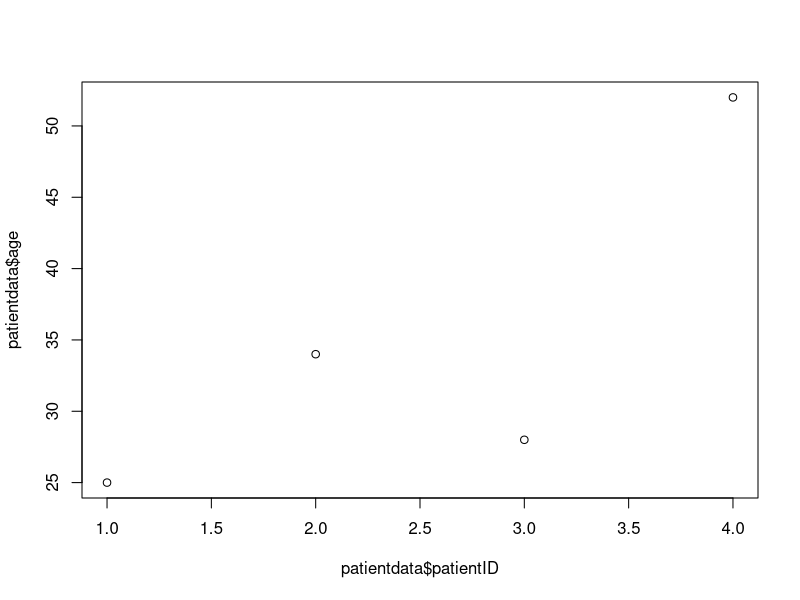
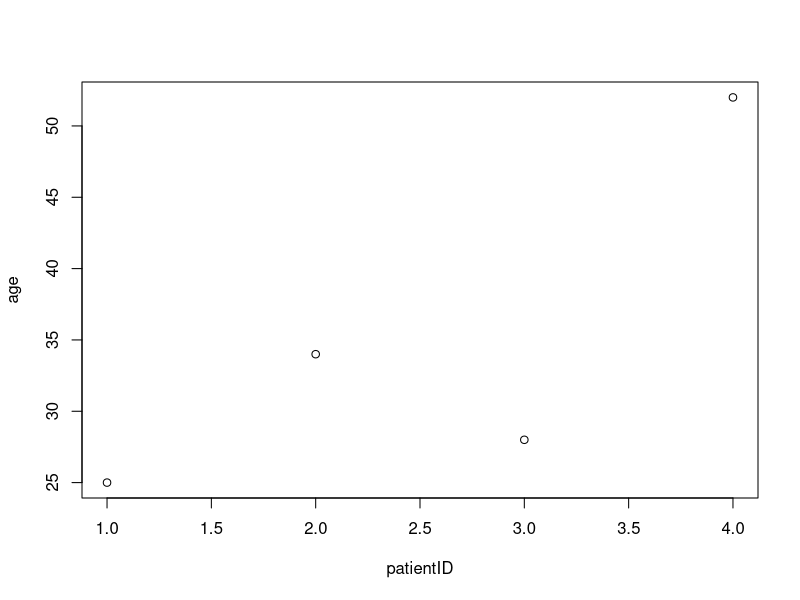
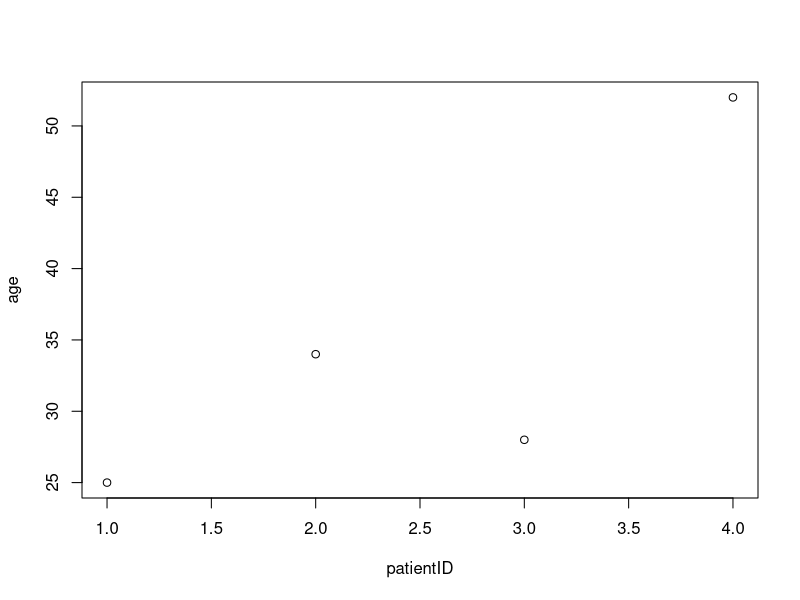
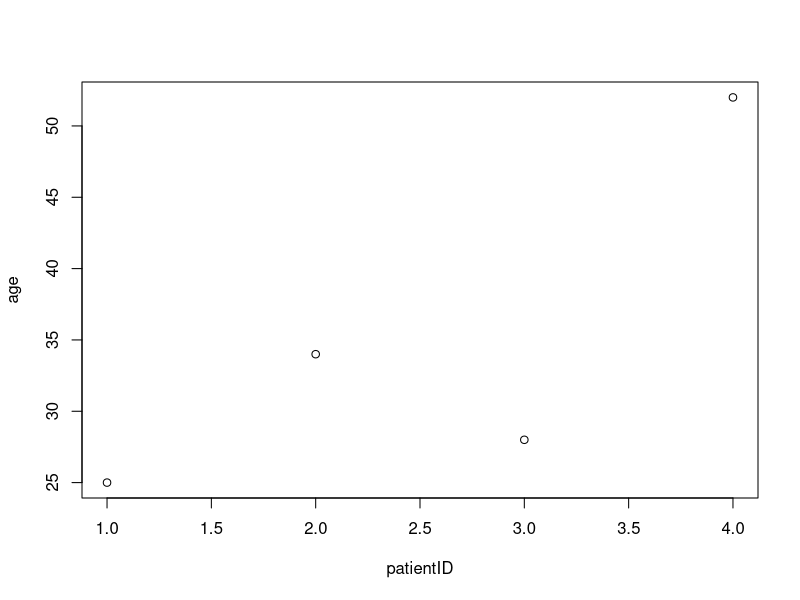

These charts were generated, in order, by the following R code:

#creating dataframe from vectors
patientID <- c(1, 2, 3, 4)
age <- c(25, 34, 28, 52)
diabetes <- c("Type1", "Type2", "Type1", "Type1")
status <- c("Poor", "Improved", "Excellent", "Poor") 
patientdata <- data.frame(patientID, age, diabetes, status) 

#accesing variable from dataframe
#by variable number
patientdata[1] #first variable 
patientdata[c(1, 2)] #first and second variable

#by varaible name
patientdata["diabetes"]
patientdata[c("diabetes", "status")]

#by $ notation
patientdata$age

#by matrix notation
patientdata[1, 2]

#attach
summary(patientdata$age)
plot(patientdata$patientID, patientdata$age)
mean(patientdata$age)

#too much typing of patientdata
#avoid it using attach
attach(patientdata) 
  summary(age)
  plot(patientID, age)
  mean_age_attach <- mean(age)
detach(patientdata)
#but see the mask warnings
  
#avoid it using attach
with(patientdata, {
  summary(age)
  plot(patientID, age)
  mean_age <- mean(age) #mean_age is not accessible outside of {}
})

# <<- assignment
with(patientdata, {
  summary(age)
  plot(patientID, age)
  meanage <<- mean(age) #mean_age is accessible outside of {}
})


